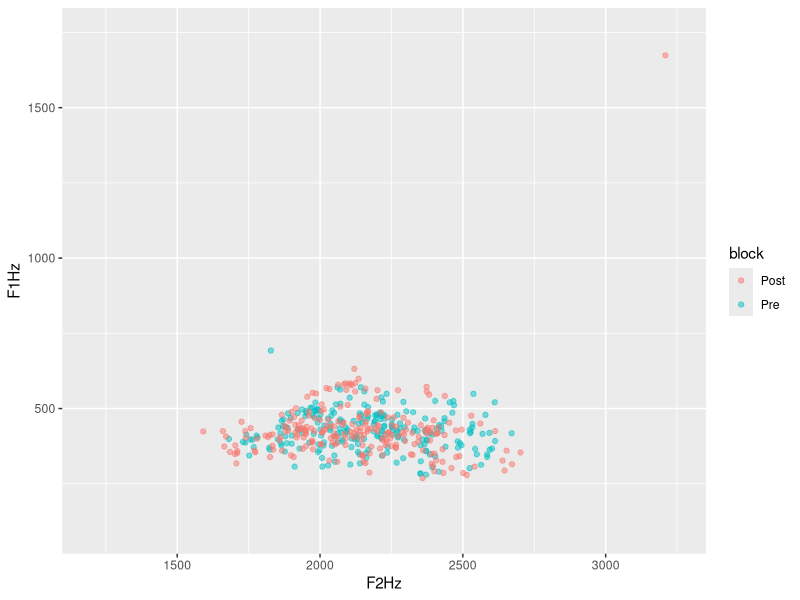
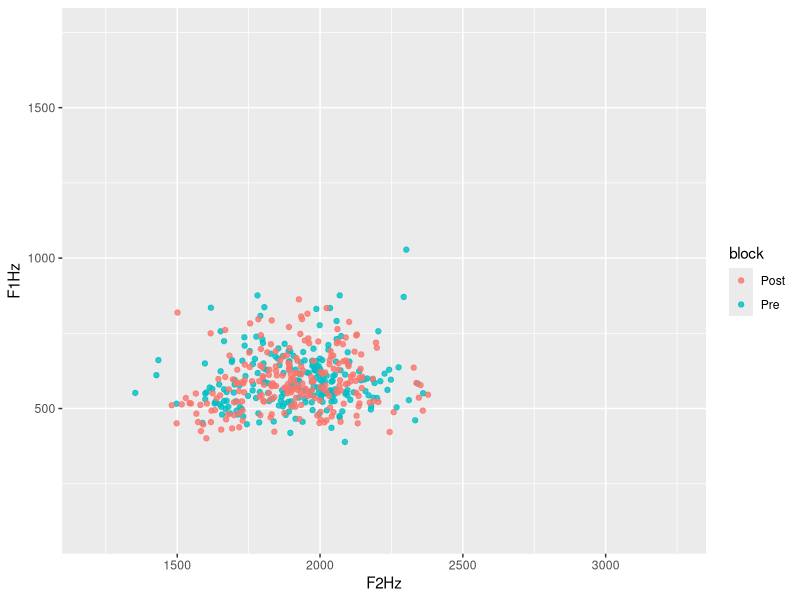
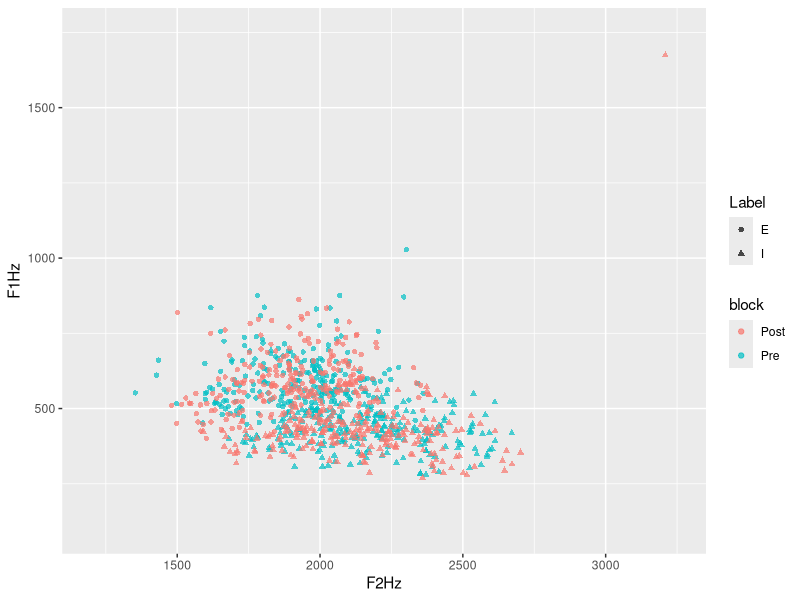
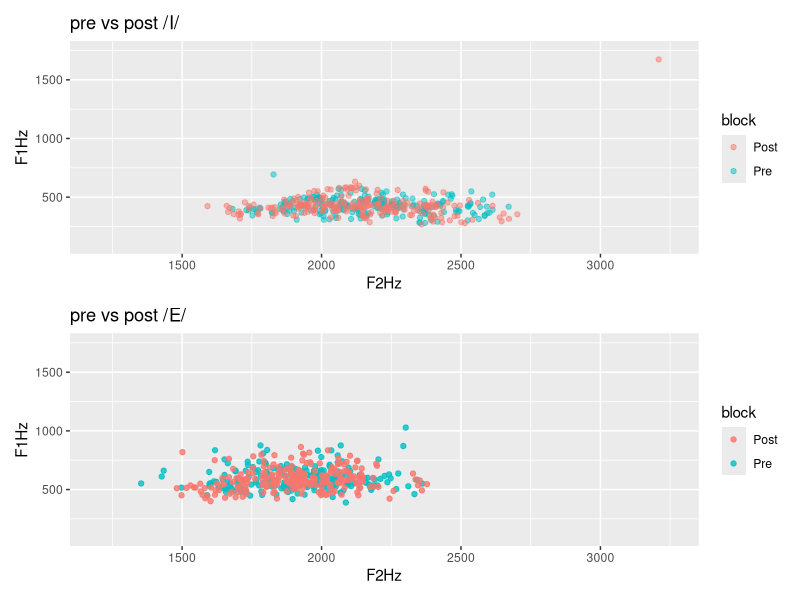
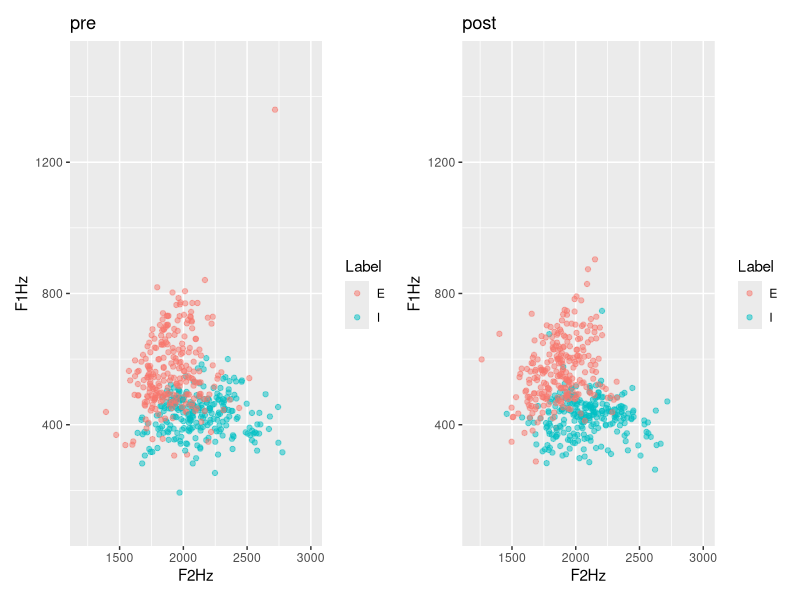
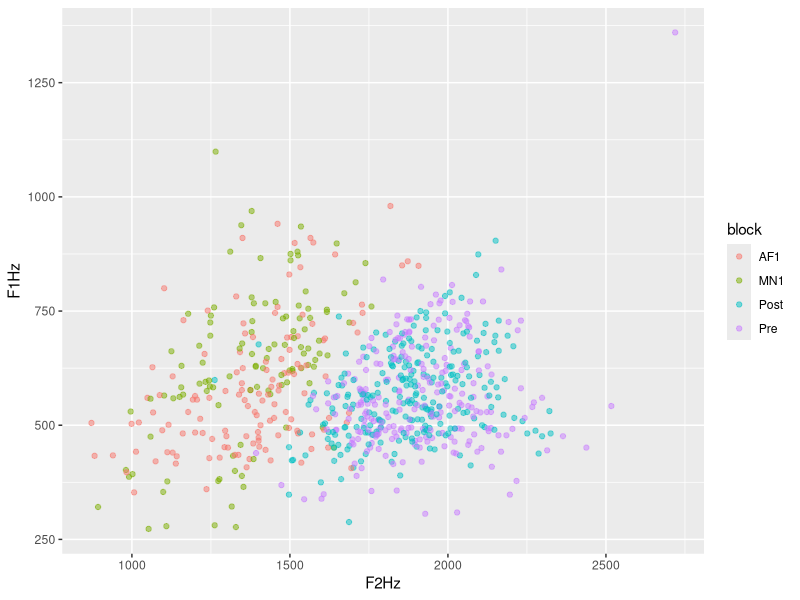
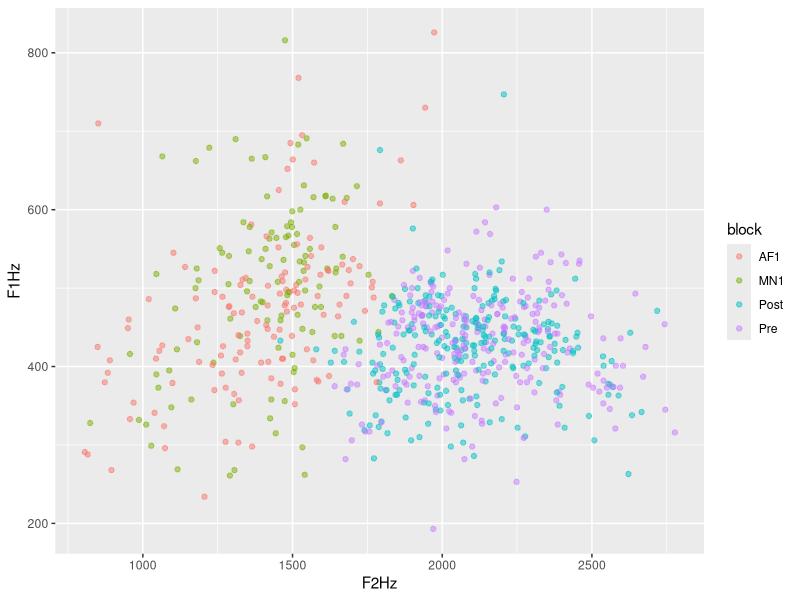
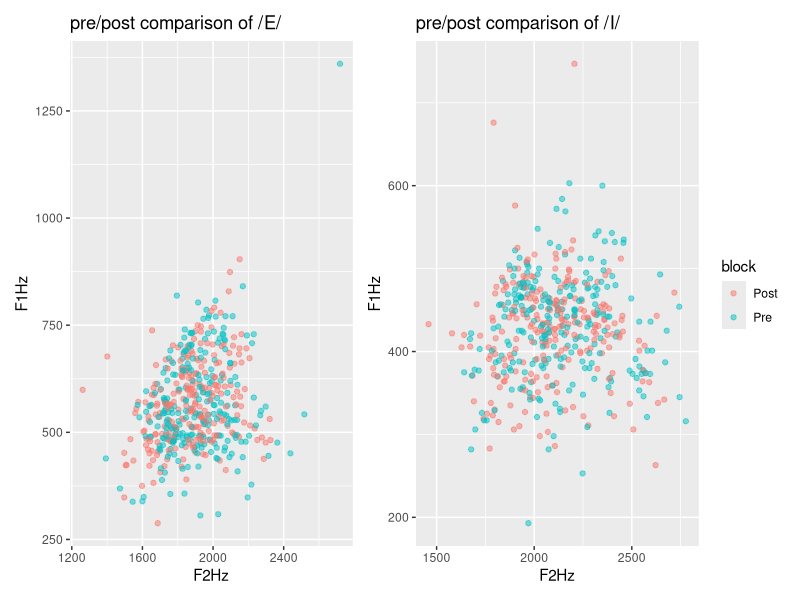

These figures' R source, in order: (Note: this script raises an error after producing the figures.)
## ---- chunk 1
library(dplyr)
fi<- read.csv("allFemaleI.csv", header = TRUE, sep = "\t")
fig<- fi |> mutate(gender = c(rep("F", times = nrow(fi))))
  
fe <- read.csv("allFemaleE.csv", header = TRUE, sep = "\t")
feg<- fe |> mutate(gender = c(rep("F", times = nrow(fe))))

mi<- read.csv("allMaleI.csv", header = TRUE, sep = "\t")
  mig<- mi |> mutate(gender = c(rep("M", times = nrow(mi))))

me <- read.csv("allMaleE.csv", header = TRUE, sep = "\t")
meg<- me |> mutate(gender = c(rep("M", times = nrow(me))))

mfie<- rbind(fig, feg, mig, meg)

#extract the fileName column
#fileNames<- rcds |> select(fileName)
#head(fileNames)
## ---- chunk 2
prod <- read.table(text = as.character(mfie$fileName), sep = "_")
head(prod)

### removing the ".wav" from the final column
#```{r}
#library(stringr)
#library(dplyr)
#prod <- prod %>% 
#  mutate(V5 =
#   str_sub(prod$V5, end=-5)
#  )
#head(prod)
## ---- chunk 3
#removing column 1 because it's just "subj"
newcols <- prod %>% 
  select(-V1)
colnames(newcols)

#revert the "Post" and the "seq" for posttest items 
#if v5 = post, v5 = v4, v4 = v5
correctPost <- newcols |> 
  mutate(V51 = ifelse(V5 == "Post", V4, V5),
         V4 = ifelse(V5 == "Post", V5, V4)) |> 
  select(-V5) |> 
  rename("V5" = "V51")

head(correctPost)

#rename new columns accordingly
nc<- correctPost %>% 
  rename("subj" = "V2",
         "word" = "V3",
         "block" = "V4",
         "seq" = "V5")

head(nc)


allcol<- as.data.frame(cbind(mfie$fileName, nc))|> rename("fileName"="mfie$fileName")
colnames(allcol)

df <- full_join(allcol, mfie, by = "fileName") |> rename("F0Hz" = "F0.Hz.", "F1Hz" = "F1.Hz.", "F2Hz" = "F2.Hz.", "F1Bark" = "F1.Bark.", "F2Bark" = "F2.Bark.")

#add column about BB condition

d <- df |> 
   mutate(
    BB = case_when(
      subj == "2" ~ "BB",
      subj == "4" ~ "BB",
      subj == "5" ~ "BB",
      subj == "9" ~ "BB",
      subj == "10" ~ "BB",
      subj == "12" ~ "BB",
      subj == "13" ~ "BB",
      subj == "14" ~ "BB",
      subj == "15" ~ "BB",
      subj == "16" ~ "BB",
      subj == "17" ~ "BB",
      subj == "19" ~ "BB",
      subj == "22" ~ "BB",
      subj == "25" ~ "BB",
      subj == "28" ~ "BB",
      subj == "32" ~ "BB",
      subj == "33" ~ "BB",
      subj == "34" ~ "BB",
      subj == "37" ~ "BB",
      subj == "39" ~ "BB",
      subj == "41" ~ "BB",
      subj == "42" ~ "BB",
      subj == "44" ~ "BB",
      subj == "45" ~ "BB",
      subj == "48" ~ "BB",
      subj == "52" ~ "BB",
      subj == "53" ~ "BB",
      subj == "55" ~ "BB",
      subj == "58" ~ "BB",
      subj == "59" ~ "BB",
      subj == "60" ~ "BB",
      TRUE ~ "NB")
   )

## ---- chunk 4
library(ggplot2)
library(patchwork)
#NB group pre and post for I
nbprei<- d |> filter(BB == "NB", block == "Pre", Label == "I")
nbposti <- d |> filter(BB == "NB", block == "Post", Label == "I")
nbi <- rbind(nbprei, nbposti)

ggplot(data = nbi, aes(x = F2Hz, y = F1Hz, color = block))+
  geom_point(alpha = 0.5) + xlim(1200, 3250) + ylim(100, 1750)

#NB group pre and post for E
nbpree<- d |> filter(BB == "NB", block == "Pre", Label == "E")
nbposte <- d |> filter(BB == "NB", block == "Post", Label == "E")
nbe <- rbind(nbpree, nbposte)

ggplot(data = nbe, aes(x = F2Hz, y = F1Hz, color = block))+
  geom_point(alpha = 0.8) + xlim(1200, 3250) + ylim(100, 1750)

#I and E together
nbpre<- d |> filter(BB == "NB", block == "Pre")
nbpost <- d |> filter(BB == "NB", block == "Post")
nb <- rbind(nbpre, nbpost)

ggplot(data = nb, aes(x = F2Hz, y = F1Hz, color = block, shape = Label))+
  geom_point(alpha = 0.7) +xlim(1200, 3250) + ylim(100, 1750)

pi<- ggplot(data = nbi, aes(x = F2Hz, y = F1Hz, color = block))+
  geom_point(alpha = 0.5) +xlim(1200, 3250) + ylim(100, 1750) + labs(title = "pre vs post /I/")

pe<-ggplot(data = nbe, aes(x = F2Hz, y = F1Hz, color = block))+
  geom_point(alpha = 0.8) +xlim(1200, 3250) + ylim(100, 1750)+ labs(title = "pre vs post /E/")
pi / pe
## ---- chunk 5
library(patchwork)
#BB group pre and post
bbpre<- d |> filter(BB == "BB", block == "Pre") #, Label == "E")
bbpost <- d |> filter(BB == "BB", block == "Post") #,Label == "E")
bb <- rbind(bbpre, bbpost)

#contrast at pretest for BB group
p1 <- ggplot(data = bbpre, aes(x = F2Hz, y = F1Hz, color = Label))+
  geom_point(alpha = 0.5) + xlim(1200,3000) + ylim(100, 1500)+labs(title = "pre")

#contrast at posttest for BB group
p2 <- ggplot(data = bbpost, aes(x = F2Hz, y = F1Hz, color = Label))+
  geom_point(alpha = 0.5) + xlim(1200,3000) + ylim(100, 1500) + labs(title = "post")

p1 + p2
## ---- chunk 6
d |> count(subj)
## ---- chunk 7

#define a function
#correctBlocks <- function(n) {

mn2subj <- c("2", "3", "5", "6", "8", "9", "10", "12", "15", "17", "19", "26", "30", "31", "33", "35", "38", "40", "42", "43", "46", "48", "50", "51", "52", "53", "54", "56", "58", "60")

db <-  d |> 
  mutate(
    block = case_when(
      subj %in% mn2subj & block == "MN1" ~ "MN2",
      subj %in% mn2subj & block == "AF2" ~ "AF1",
      subj %in% mn2subj & block == "Pre" ~ "Pre",
      subj %in% mn2subj & block == "Post" ~ "Post",
      !(subj %in% mn2subj) & block == "MN1" ~ "MN1",
      !(subj %in% mn2subj) & block == "AF2" ~ "AF2",
      !(subj %in% mn2subj) & block == "Pre" ~ "Pre",
      !(subj %in% mn2subj) & block == "Post" ~ "Post"
    )
    )
#}
## ---- chunk 8
#check if all subjects are coded correctly

db |> filter(block == "MN2") |> count(subj)
## ---- chunk 9
library(ggplot2)
# /E/ in BB group pretest and test
bbprentest<- db |> filter(BB == "BB", Label == "E") |> filter(block == "Pre" | block == "AF1" | block == "MN1" | block == "Post")
#nrow(bbprentest)

ggplot(data = bbprentest, aes(x = F2Hz, y = F1Hz, color = block))+
  geom_point(alpha = 0.5)

# /I/ in BB group pretest and test
bbprentest<- db |> filter(BB == "BB", Label == "I") |> filter(block == "Pre" | block == "AF1" | block == "MN1" | block == "Post")
#nrow(bbprentest)

ggplot(data = bbprentest, aes(x = F2Hz, y = F1Hz, color = block))+
  geom_point(alpha = 0.5)
## ---- chunk 10
#BB group, pre vs post, both phonemes
library(patchwork)
bbprentestE<- db |> filter(BB == "BB", Label == "E") |> filter(block == "Pre" | block == "Post")
bbprentestI<- db |> filter(BB == "BB", Label == "I") |> filter(block == "Pre" | block == "Post")
#nrow(bbprentest)

p1 <- ggplot(data = bbprentestE, aes(x = F2Hz, y = F1Hz, color = block))+
  geom_point(alpha = 0.5) + ggtitle("pre/post comparison of /E/")+theme(legend.position="none")

p2 <- ggplot(data = bbprentestI, aes(x = F2Hz, y = F1Hz, color = block))+
  geom_point(alpha = 0.5)+ ggtitle("pre/post comparison of /I/")

p1 + p2 
## ---- chunk 11
#blocks: pre, AF1, MN1, Post

library(lme4)

af1subj <- c("2", "3", "5", "6", "8", "9", "10", "12", "15", "17", "19", "26", "30", "31", "33", "35", "38", "40", "42", "43", "46", "48", "50", "51", "52", "53", "54", "56", "58", "60")

df <- db |> filter(block == "Pre" | block == "AF1" | block == "MN1" | block == "Post") |> 
  mutate(
    AF = case_when(
      subj %in% af1subj ~ "AF",
      TRUE ~ "MN")) |> mutate(
     block = case_when(
      block == "AF1" ~ "2",
      block == "MN1" ~ "2",
      block == "Pre" ~ "1",
      block == "Post" ~ "4")
   )

#change variables into correct data types
df$BB <- as.factor(df$BB)
df$Label <- as.factor(df$Label)
df$block <- as.factor(df$block)
df$gender <- as.factor(df$gender)
df$AF <- as.factor(df$AF)
df$subj <- as.character(df$subj)
df$seq <- as.numeric(df$seq)
df$F0Hz <- as.numeric(df$F0Hz)
df$F1Hz <- as.numeric(df$F1Hz)
df$F2Hz <- as.numeric(df$F2Hz)
df$F1Bark <- as.numeric(df$F1Bark)
df$F2Bark <- as.numeric(df$F2Bark)

write.csv(df, "productionFullTable.csv")

#contrast coding
df$BB <- relevel(df$BB, ref = "NB")

df$Label <- relevel(df$Label, ref = "I")

df$block <- relevel(df$block, ref = "1")

df$gender <- relevel(df$gender, ref = "F")

#model with blocks 1,2,4
f1hzallbl <- lmer(F1Hz ~ block * BB * AF* Label + gender + (1|subj) + (1|word), data = df)
summary(f1hzallbl)
## ---- chunk 12
#effect plots
library (effects)
 eall.f1hzallbl <- predictorEffects(f1hzallbl)
 #plot(eall.f1hzallbl)
 #plot(predictorEffects(f1hzallbl, ~BB))
 #plot(predictorEffects(f1hzallbl, ~block))
 plot(predictorEffects(f1hzallbl, ~Label))
## ---- chunk 13
# BB group, pre vs test, both phonemes

bbprentestE<- df |> filter(BB == "BB", Label == "E") |> filter(block == "1" | block == "2") |> mutate(block = case_when(block == "1" ~ "pretest",
                        block == "2" ~ "test"))
bbprentestI<- df |> filter(BB == "BB", Label == "I") |> filter(block == "1" | block == "2")|> mutate(block = case_when(block == "1" ~ "pretest",
                        block == "2" ~ "test"))
#nrow(bbprentest)

p1 <- ggplot(data = bbprentestE, aes(x = F2Hz, y = F1Hz, color = block))+
  geom_point(alpha = 0.5) + ylim (200, 1500) + ggtitle("bite block effect for /E/")+theme(legend.position="none")

p2 <- ggplot(data = bbprentestI, aes(x = F2Hz, y = F1Hz, color = block))+
  geom_point(alpha = 0.5) + ylim (200, 1500) + ggtitle("bite block effect for /I/")

p1 + p2 
## ---- chunk 14
f2hzallbl <- lmer(F2Hz ~ block * BB * AF* Label + gender + (1|subj) + (1|word), data = df)
summary(f2hzallbl)
## ---- chunk 15
#convert seq as numeric instead of categorical
df$seq <- as.numeric(df$seq)
## ---- chunk 16
#seq as a separate variable
f1hzallblsq1 <- lmer(F1Hz ~ block * BB * AF* Label +  seq + gender + (1|subj) + (1|word), data = df)
summary(f1hzallblsq1)
## ---- chunk 17
#seq as interaction in hertz model
f1hzallblsq <- lmer(F1Hz ~ block * BB * AF* Label * seq + gender + (1|subj) + (1|word), data = df)
summary(f1hzallblsq)
## ---- chunk 18
#try releveling the reference level to BB to check if block4:LabelE:seq is significant
df$BB <- relevel(df$BB, ref = "BB")
f1hzallblsqrl <- lmer(F1Hz ~ block * BB * AF* Label * seq + gender + (1|subj) + (1|word), data = df)
summary(f1hzallblsqrl)
## ---- chunk 19
#bark model with seq
#correct back to NB as reference
df$BB <- relevel(df$BB, ref = "NB")

f1bkallblsq <- lmer(F1Bark ~ block * BB * AF* Label * seq + gender + (1|subj) + (1|word), data = df)
summary(f1bkallblsq)
## ---- chunk 20
#F2 model in bark
f2hzallblsq <- lmer(F2Hz ~ block * BB * AF* Label * seq + gender + (1|subj) + (1|word), data = df)
summary(f2hzallblsq)
## ---- chunk 21
#F2 model in bark
f2bkallblsq <- lmer(F2Bark ~ block * BB * AF* Label * seq + gender + (1|subj) + (1|word), data = df)
summary(f2bkallblsq)
## ---- chunk 22
#model for pretest vs test in order to only plot the interaction effect in pre vs post
prentest <- df |> filter(block == "1" | block == "2")|> mutate(block = case_when(block == "1" ~ "pretest",
                        block == "2" ~ "test"))

f2hzprentest <- lmer(F2Hz ~ block * BB * AF* Label + gender + (1|subj) + (1|word), data = prentest)
#effect plot
library(effects)
plot(effect( "block * BB * AF", f2hzprentest))
## ---- chunk 23
#bark model
f1barkallbl <- lmer(F1Bark ~ block * BB * AF* Label + gender + (1|subj) + (1|word), data = df)
summary(f1barkallbl)
## ---- chunk 24
library(lme4)
f2barkallbl <- lmer(F2Bark ~ block * BB * AF* Label + gender + (1|subj) + (1|word), data = df)
summary(f2barkallbl)
## ---- chunk 25
#in hertz
library(ggplot2)
library(ggridges)
#define color-blindness-friendly colors
vowelcolor <- c("#0072B2", "#CC79A7")

#AF, F1
afdf <- df |> filter(AF == "AF")

ggplot(afdf, aes(x = F1Hz, y = block, fill = BB, linetype = Label)) +
  geom_density_ridges(alpha = 0.6, scale = 1.2) +
  theme_ridges() +
  #scale_fill_discrete(breaks = c ("F1Hertz","F2Hertz")) +
  scale_fill_manual(values = vowelcolor)
  #+ggtitle("F1 in two vowels between groups in each test block, with regular auditory feedback")
  
ggsave("ridgeF1BlockXBB*vowel_AF.png", plot = last_plot(), device = NULL, scale = 1,dpi = 600)

#AF, F2
ggplot(afdf, aes(x = F2Hz, y = block, fill = BB, linetype = Label)) +
  geom_density_ridges(alpha = 0.6, scale = 1.2) +
  theme_ridges() +
  #scale_fill_discrete(breaks = c ("F1Hertz","F2Hertz")) +
  scale_fill_manual(values = vowelcolor)
  #+ggtitle("formant values in two vowels between groups in each test block, with regular auditory feedback")

ggsave("ridgeF2BlockXBB*vowel_AF.png", plot = last_plot(), device = NULL, scale = 1,dpi = 600)


# MN F1
mndf <- df |> filter(AF == "MN")
ggplot(mndf, aes(x = F1Hz, y = block, fill = BB, linetype = Label)) +
  geom_density_ridges(alpha = 0.6, scale = 1.2) +
  theme_ridges() +
  #scale_fill_discrete(breaks = c ("F1Hertz","F2Hertz")) +
  scale_fill_manual(values = vowelcolor)
  #+ggtitle("formant values in two vowels between groups in each test block, with masking noise")
  
ggsave("ridgeF1BlockXBB*vowel_MN.png", plot = last_plot(), device = NULL, scale = 1,dpi = 600)

#MN F2
ggplot(mndf, aes(x = F2Hz, y = block, fill = BB, linetype = Label)) +
  geom_density_ridges(alpha = 0.6, scale = 1.2) +
  theme_ridges() +
  #scale_fill_discrete(breaks = c ("F1Hertz","F2Hertz")) +
  scale_fill_manual(values = vowelcolor)
  #+ggtitle("formant values in two vowels between groups in each test block, with masking noise")
  
ggsave("ridgeF2BlockXBB*vowel_MN.png", plot = last_plot(), device = NULL, scale = 1,dpi = 600)
## ---- chunk 26
#BB*AF at block 2 because that is the only significant block
#F1
ggplot(df, aes(x = F1Hz, y = AF, fill = BB, linetype = Label)) +
  geom_density_ridges(alpha = 0.6, scale = 1.2) +
  theme_ridges() +
  scale_fill_manual(values = vowelcolor)
  #+ggtitle("formant values in two vowels between groups in each test block, with masking noise")
  
ggsave("ridgeF1Block*BB_block2.png", plot = last_plot(), device = NULL, scale = 1,dpi = 600)
#hyper articulation in the MN condition because Lombard?

#F2
ggplot(df, aes(x = F2Hz, y = AF, fill = BB, linetype = Label)) +
  geom_density_ridges(alpha = 0.6, scale = 1.2) +
  theme_ridges() +
  #scale_fill_discrete(breaks = c ("F1Hertz","F2Hertz")) +
  scale_fill_manual(values = vowelcolor)
  #+ggtitle("formant values in two vowels between groups in each test block, with masking noise")
  
ggsave("ridgeF2Block*BB_block2.png", plot = last_plot(), device = NULL, scale = 1,dpi = 600)
## ---- chunk 27
#AF

#reshaping data
library(tidyr)
ridgedfaf <- df |> filter(block == "4", AF == "AF") |> 
  pivot_longer(
    cols = c("F1Hz","F2Hz"), 
    names_to = "formant", 
    values_to = "Hertz",
  )
head(ridgedfaf)

ggplot(ridgedfaf, aes(x = Hertz, y = formant, fill = BB)) +
  geom_density_ridges(alpha = 0.6) +
  theme_ridges() +
  scale_fill_discrete(breaks = c ("F1Hertz","F2Hertz")) +
  scale_fill_manual(values = vowelcolor)+
  ggtitle("formant values at block 4, for AF group")
ggsave("ridgeBlock4AF.png", plot = last_plot(), device = NULL, scale = 1,dpi = 600)

#MN
#reshaping data
library(tidyr)
ridgedfaf <- df |> filter(block == "4", AF == "MN") |> 
  pivot_longer(
    cols = c("F1Hz","F2Hz"), 
    names_to = "formant", 
    values_to = "Hertz",
  )
head(ridgedfaf)

ggplot(ridgedfaf, aes(x = Hertz, y = formant, fill = BB)) +
  geom_density_ridges(alpha = 0.6) +
  theme_ridges() +
  scale_fill_discrete(breaks = c ("F1Hertz","F2Hertz")) +
  scale_fill_manual(values = vowelcolor)+
  ggtitle("formant values at block 4, for MN group")
ggsave("ridgeBlock4MN.png", plot = last_plot(), device = NULL, scale = 1,dpi = 600)
## ---- chunk 28
#reshaping data
library(tidyr)
ridgedf <- df |> filter(block == "2", AF == "AF") |> 
  pivot_longer(
    cols = c("F1Bark","F2Bark"), 
    names_to = "formant", 
    values_to = "Bark",
  )
head(ridgedf)

library(ggplot2)
library(ggridges)
#define color-blindness-friendly colors
color <- c("#0072B2", "#CC79A7")
ggplot(ridgedf, aes(x = Bark, y = formant, fill = BB)) +
  geom_density_ridges(alpha = 0.6) +
  theme_ridges() +
  scale_fill_discrete(breaks = c ("F1Bark","F2Bark")) +
  scale_fill_manual(values = color)+
  ggtitle("formant values at block 2, for AF condition")
#ggsave("ridgeBlock2AFBark.png", plot = last_plot(), device = NULL, scale = 1,dpi = 600)
## ---- chunk 29
#reshaping data
library(tidyr)
ridgedf <- df |> filter(block == "2", AF == "MN") |> 
  pivot_longer(
    cols = c("F1Hz","F2Hz"), 
    names_to = "formant", 
    values_to = "Hertz",
  )
head(ridgedf)

library(ggplot2)
library(ggridges)
#define color-blindness-friendly colors
color <- c("#0072B2", "#CC79A7")
ggplot(ridgedf, aes(x = Hertz, y = formant, fill = BB)) +
  geom_density_ridges(alpha = 0.6) +
  theme_ridges() +
  scale_fill_discrete(breaks = c ("F1Hz","F2Hz")) +
  scale_fill_manual(values = color)+
ggtitle("formant values at block 2, for MN condition")
#ggsave("ridgeBlock2MN.png", plot = last_plot(), device = NULL, scale = 1,dpi = 600)
## ---- chunk 30
#reshaping data
library(tidyr)
ridge4af <- df |> filter(block == "4", AF == "AF") |> 
  pivot_longer(
    cols = c("F1Hz","F2Hz"), 
    names_to = "formant", 
    values_to = "Hertz",
  )
head(ridgedf)

library(ggplot2)
library(ggridges)
#define color-blindness-friendly colors
color <- c("#0072B2", "#CC79A7")
ggplot(ridge4af, aes(x = Hertz, y = formant, fill = BB)) +
  geom_density_ridges(alpha = 0.6) +
  theme_ridges() +
  scale_fill_discrete(breaks = c ("F1Hz","F2Hz")) +
  ggtitle("formant values at block 4, for AF condition")
  scale_fill_manual(values = color)
#ggsave("ridgeBlock4AF.png", plot = last_plot(), device = NULL, scale = 1,dpi = 600)
## ---- chunk 31
#in bark
library(tidyr)
ridge4af <- df |> filter(block == "4", AF == "AF") |> 
  pivot_longer(
    cols = c("F1Bark","F2Bark"), 
    names_to = "formant", 
    values_to = "Bark",
  )
head(ridgedf)

library(ggplot2)
library(ggridges)
#define color-blindness-friendly colors
color <- c("#0072B2", "#CC79A7")
ggplot(ridge4af, aes(x = Bark, y = formant, fill = BB)) +
  geom_density_ridges(alpha = 0.6) +
  theme_ridges() +
  scale_fill_discrete(breaks = c ("F1Bark","F2Bark")) +
  ggtitle("formant values at block 4, for AF condition")
  scale_fill_manual(values = color)
## ---- chunk 32
#reshaping data
library(tidyr)
ridge4mn <- df |> filter(block == "4", AF == "MN") |> 
  pivot_longer(
    cols = c("F1Hz","F2Hz"), 
    names_to = "formant", 
    values_to = "Hertz",
  )
head(ridgedf)

library(ggplot2)
library(ggridges)
#define color-blindness-friendly colors
color <- c("#0072B2", "#CC79A7")
ggplot(ridge4mn, aes(x = Hertz, y = formant, fill = BB)) +
  geom_density_ridges(alpha = 0.6) +
  theme_ridges() +
  scale_fill_discrete(breaks = c ("F1Hz","F2Hz")) +
  ggtitle("formant values at block 4, for MN condition")
  scale_fill_manual(values = color)
#ggsave("ridgeBlock4MN.png", plot = last_plot(), device = NULL, scale = 1,dpi = 600)
## ---- chunk 33
#reshaping data
library(tidyr)
ridge4mn <- df |> filter(block == "4", AF == "MN") |> 
  pivot_longer(
    cols = c("F1Bark","F2Bark"), 
    names_to = "formant", 
    values_to = "Bark",
  )
head(ridgedf)

library(ggplot2)
library(ggridges)
#define color-blindness-friendly colors
color <- c("#0072B2", "#CC79A7")
ggplot(ridge4mn, aes(x = Bark, y = formant, fill = BB)) +
  geom_density_ridges(alpha = 0.6) +
  theme_ridges() +
  scale_fill_discrete(breaks = c ("F1Bark","F2Bark")) +
  ggtitle("formant values at block 4, for MN condition")
  scale_fill_manual(values = color)
## ---- chunk 34
#filter for the pre and post conditions
prepost <- db |> filter(block == "Pre" | block == "Post")

f1hzprepost <- lmer(F1Hz ~ block * BB * block* Label + gender + (1|subj) + (1|word), data = prepost)
summary(f1hzprepost)

f2hzprepost <- lmer(F2Hz ~ block * BB * block* Label + gender + (1|subj) + (1|word), data = prepost)
summary(f2hzprepost)
## ---- chunk 35
#filter for MN1 and AF1, comprare with pretest
bl1 <- db |> filter(block == "Pre" | block == "MN1" | block == "AF1") 
af1subj <- c("2", "3", "5", "6", "8", "9", "10", "12", "15", "17", "19", "26", "30", "31", "33", "35", "38", "40", "42", "43", "46", "48", "50", "51", "52", "53", "54", "56", "58", "60")
bl1af <- bl1 |> mutate(
    AF = case_when(
      subj %in% af1subj ~ "AF",
      TRUE ~ "MN")) |> mutate(
     block = case_when(
      block == "AF1" ~ "2",
      block == "MN1" ~ "2",
      block == "Pre" ~ "1")
   )
      
  


#repeating contrast coding so as to not change results when rerunning this block after running the next block

#contrast coding
bl1af$BB <- as.factor(bl1af$BB)
bl1af$BB <- relevel(bl1af$BB, ref = "NB")

bl1af$Label <- as.factor(bl1af$Label)
bl1af$Label <- relevel(bl1af$Label, ref = "I")

bl1af$block <- as.factor(bl1af$block)
bl1af$block <- relevel(bl1af$block, ref = "1")

bl1af$gender <- as.factor(bl1af$gender)
bl1af$gender <- relevel(bl1af$gender, ref = "F")

f1hzbl1af <- lmer(F1Hz ~ block * BB * AF* Label + gender + (1|subj) + (1|word), data = bl1af)
summary(f1hzbl1af)

f2hzbl1af <- lmer(F2Hz ~ block * BB * AF* Label + gender + (1|subj) + (1|word), data = bl1af)
summary(f2hzbl1af)


dbaf<-  db|> filter(block == "AF1" | block == "Pre") |> filter(Label == "E")

ggplot(data = dbaf, aes(x = F2Hz, y = F1Hz, color = block))+
  geom_point(alpha = 0.5)
## ---- chunk 36
#splitting up MN1 and AF1, compare with pretest respectively
af <- db |> filter(block == "Pre" | block == "AF1")
mn <- db |> filter(block == "Pre" | block == "MN1")

#contrast coding
af$BB <- as.factor(af$BB)
af$BB <- relevel(af$BB, ref = "NB")

af$Label <- as.factor(af$Label)
af$Label <- relevel(af$Label, ref = "I")

af$block <- as.factor(af$block)
af$block <- relevel(af$block, ref = "Pre")

af$gender <- as.factor(af$gender)
af$gender <- relevel(af$gender, ref = "F")

f1hzaf <- lmer(F1Hz ~ block * BB * Label + gender + (1|subj) + (1|word), data = af)
summary(f1hzaf)

mn$BB <- as.factor(mn$BB)
mn$BB <- relevel(mn$BB, ref = "NB")

mn$Label <- as.factor(mn$Label)
mn$Label <- relevel(mn$Label, ref = "I")

mn$block <- as.factor(mn$block)
mn$block <- relevel(mn$block, ref = "Pre")

mn$gender <- as.factor(mn$gender)
mn$gender <- relevel(mn$gender, ref = "F")

f1hzmn <- lmer(F1Hz ~ block * BB * block* Label + gender + (1|subj) + (1|word), data = mn)
summary(f1hzmn)
## ---- chunk 37
#code male as reference level to check whether the BB group have a different F1 at AF1
# (the alternative would be to code the contrast for gender as -0.5/+0.5, which then has the mean of F and M as the reference level. But literature has shown a gender difference in tongue root mobility, so we have reason to distinguish the two)
af$gender <- as.factor(af$gender)
af$gender <- relevel(af$gender, ref = "M")

mn$gender <- as.factor(mn$gender)
mn$gender <- relevel(mn$gender, ref = "M")

f1hzafm <- lmer(F1Hz ~ block * BB * block* Label + gender + (1|subj) + (1|word), data = af)
summary(f1hzafm)

f1hzmnm <- lmer(F1Hz ~ block * BB * block* Label + gender + (1|subj) + (1|word), data = mn)
summary(f1hzmnm)

## ---- chunk 38
#model plot
data_summary <- function(data, varname, groupnames){
  require(plyr)
  summary_func <- function(x, col){
    c(mean = mean(x[[col]], na.rm=TRUE),
      sd = sd(x[[col]], na.rm=TRUE))
  }
  data_sum<-ddply(data, groupnames, .fun=summary_func,
                  varname)
  data_sum <- rename(data_sum, c("mean" = varname))
 return(data_sum)
}


library(ggplot2)
f1i <- af |> filter(Label == "I")

f1e <- af |> filter(Label == "E")

f1ierr <- data_summary(f1i, varname="F1Hz", 
                    groupnames=c("block", "BB"))

f1eerr <- data_summary(f1e, varname="F1Hz", 
                    groupnames=c("block", "BB"))


p1<- ggplot(data=f1i, aes(x=BB, y=F1Hz, fill=block)) +
  geom_bar(stat="identity", position=position_dodge())+
  labs (title = "F1 of /I/ at pre test and test, in AF condition")

p1 + geom_errorbar(data = f1ierr, aes(ymin=F1Hz-sd, ymax=F1Hz+sd), width=.2,
                 position=position_dodge(.9))



p2 <- ggplot(data=f1e, aes(x=BB, y=F1Hz, fill=block)) +
  geom_bar(stat="identity", position=position_dodge())+
  labs (title = "F1 of /E/ at pre test and test, in AF condition")

p2 + geom_errorbar(data = f1eerr, aes(ymin=F1Hz-sd, ymax=F1Hz+sd), width=.2,
                 position=position_dodge(.9))

## ---- chunk 39
#model plot
library(ggplot2)
mni <- mn |> filter(Label == "I")

ggplot(data=mni, aes(x=BB, y=F1Hz, fill=block)) +
  geom_bar(stat="identity", position=position_dodge())+
  labs (title = "F1 of /I/ at pre test and test, in MN condition")

mne <- mn |> filter(Label == "E")

ggplot(data=mne, aes(x=BB, y=F1Hz, fill=block)) +
  geom_bar(stat="identity", position=position_dodge())+
  labs (title = "F1 of /E/ at pre test and test, in MN condition")
## ---- chunk 40
#add in error bars
data_summary <- function(data, varname, groupnames){
  require(plyr)
  summary_func <- function(x, col){
    c(mean = mean(x[[col]], na.rm=TRUE),
      sd = sd(x[[col]], na.rm=TRUE))
  }
  data_sum<-ddply(data, groupnames, .fun=summary_func,
                  varname)
  data_sum <- rename(data_sum, c("mean" = varname))
 return(data_sum)
}


f1ierr <- data_summary(f1i, varname="F1Hz", 
                    groupnames=c("block", "BB"))

f1eerr <- data_summary(f1e, varname="F1Hz", 
                    groupnames=c("block", "BB"))

head(f1ierr)

p <- ggplot(data=f1ierr, aes(x=BB, y=F1Hz, fill=block)) + 
   geom_bar(stat="identity", position=position_dodge()) +
  geom_errorbar(aes(ymin=F1Hz-sd, ymax=F1Hz+sd), width=.2,
                 position=position_dodge(.9))
  
p + scale_fill_brewer(palette="Paired") + theme_minimal()+labs (title = "F1 of /I/ at pre test and test, in AF condition")
## ---- chunk 41
library(effects)

plot(effect( "block * BB * Label", f1hzmn))

plot(effect( "block * BB * Label", f1hzaf))
## ---- chunk 42
#f2 models
af$gender <- as.factor(af$gender)
af$gender <- relevel(af$gender, ref = "F")
f2hzaf <- lmer(F2Hz ~ block * BB * block* Label + gender + (1|subj) + (1|word), data = af)
summary(f2hzaf)

f2hzmn <- lmer(F2Hz ~ block * BB * block* Label + gender + (1|subj) + (1|word), data = mn)
summary(f2hzmn)
## ---- chunk 43
plot(effect( "block * BB * Label", f1hzaf))
## ---- chunk 44
#prepost model
#splitting up MN1 and AF1, compare with pretest respectively
prepost <- db |> filter(block == "Pre" | block == "Post")

#contrast coding
prepost$BB <- as.factor(prepost$BB)
prepost$BB <- relevel(prepost$BB, ref = "NB")

prepost$Label <- as.factor(prepost$Label)
prepost$Label <- relevel(prepost$Label, ref = "I")

prepost$block <- as.factor(prepost$block)
prepost$block <- relevel(prepost$block, ref = "Pre")

prepost$gender <- as.factor(prepost$gender)
prepost$gender <- relevel(prepost$gender, ref = "F")

f1hzpp <- lmer(F1Hz ~ block * BB * Label + gender + (1|subj) + (1|word), data = prepost)
summary(f1hzpp)

f2hzpp <- lmer(F2Hz ~ block * BB * Label + gender + (1|subj) + (1|word), data = prepost)
summary(f2hzpp)
## ---- chunk 45
#plotting the one significant result
plot(effect( "BB * Label", f1hzpp))
## ---- chunk 46
mn2subj <- c("2", "3", "5", "6", "8", "9", "10", "12", "15", "17", "19", "26", "30", "31", "33", "35", "38", "40", "42", "43", "46", "48", "50", "51", "52", "53", "54", "56", "58", "60")
ppaf <- db |> filter(subj %in% mn2subj)|> filter(block == "Pre" | block == "Post")

ppmn <- db |> filter(!subj %in% mn2subj)|> filter(block == "Pre" | block == "Post")


#change df name
ppaf$BB <- as.factor(ppaf$BB)
ppaf$BB <- relevel(ppaf$BB, ref = "NB")

ppaf$Label <- as.factor(ppaf$Label)
ppaf$Label <- relevel(ppaf$Label, ref = "I")

ppaf$block <- as.factor(ppaf$block)
ppaf$block <- relevel(ppaf$block, ref = "Pre")

ppaf$gender <- as.factor(ppaf$gender)
ppaf$gender <- relevel(ppaf$gender, ref = "F")

ppmn$BB <- as.factor(ppmn$BB)
ppmn$BB <- relevel(ppmn$BB, ref = "NB")

ppmn$Label <- as.factor(ppmn$Label)
ppmn$Label <- relevel(ppmn$Label, ref = "I")

ppmn$block <- as.factor(ppmn$block)
ppmn$block <- relevel(ppmn$block, ref = "Pre")

ppmn$gender <- as.factor(ppmn$gender)
ppmn$gender <- relevel(ppmn$gender, ref = "F")

#run lmers 

ppmnf1 <- lmer(F1Hz ~ block * BB * Label + gender + (1|subj) + (1|word), data = ppmn)
summary(ppmnf1)

ppmnf2 <- lmer(F2Hz ~ block * BB * Label + gender + (1|subj) + (1|word), data = ppmn)
summary(ppmnf2)

ppaff1 <- lmer(F1Hz ~ block * BB * Label + gender + (1|subj) + (1|word), data = ppaf)
summary(ppaff1)

ppaff2 <- lmer(F2Hz ~ block * BB * Label + gender + (1|subj) + (1|word), data = ppaf)
summary(ppaff2)
